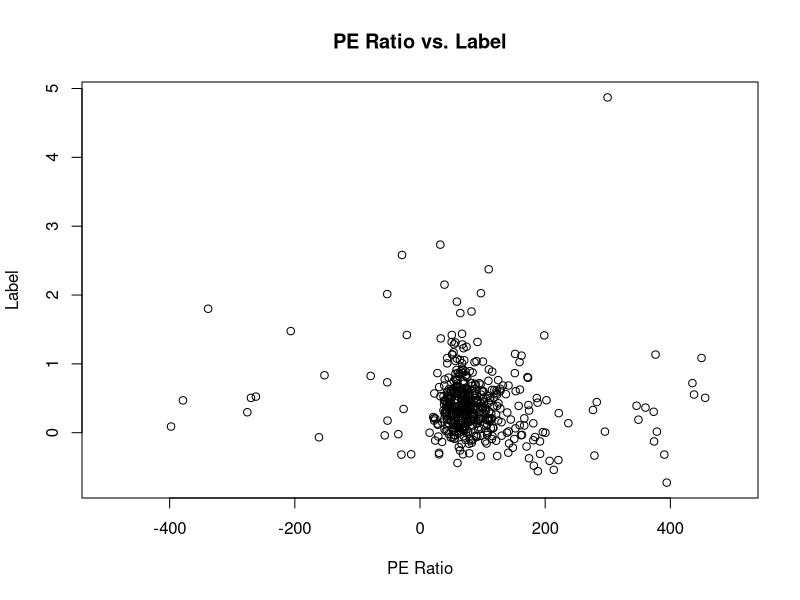
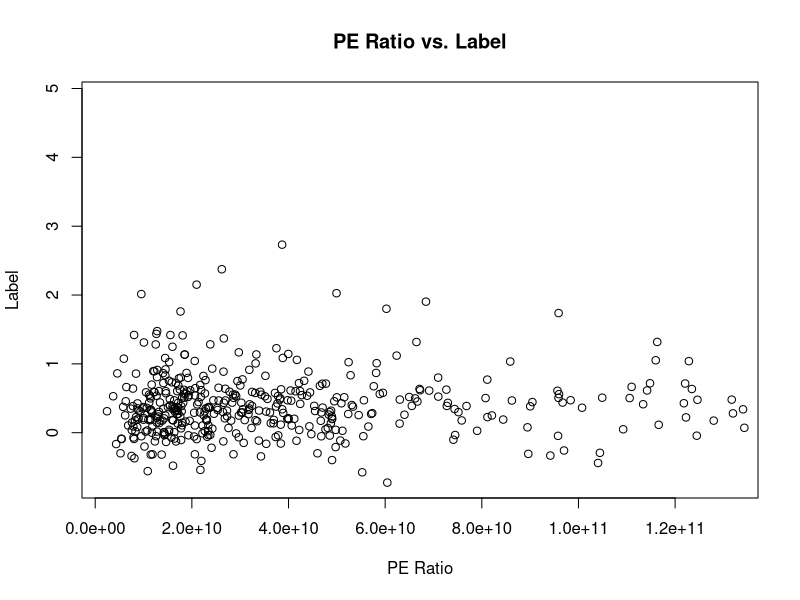
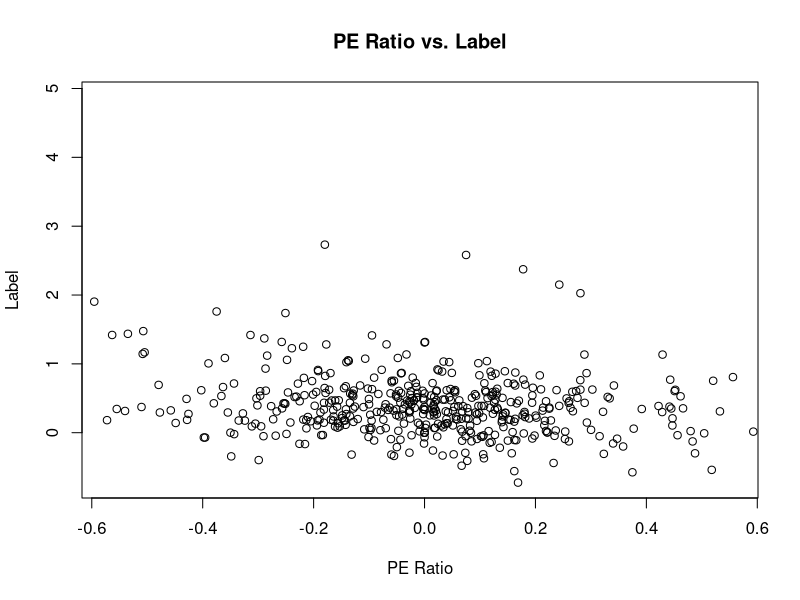

The R script that drew these images, in order:
# plot each feature against the label
data <- read.csv("labeled_data.csv")
pe_ratio <- data$pe_ratio
market_cap <- data$market_cap
past_pct_change <- data$past_pct_change

labels <- data$label

plot(pe_ratio, labels, main = "PE Ratio vs. Label", xlab = "PE Ratio", ylab = "Label", xlim = c(-500, 500))
# seems like there's not much of a correlation, so it would make sense the weight for this is very low

limits <- boxplot.stats(market_cap)$stats[c(1, 5)]
plot(market_cap, labels, main = "PE Ratio vs. Label", xlab = "PE Ratio", ylab = "Label", xlim = limits)
# No correlation here either

limits <- boxplot.stats(past_pct_change)$stats[c(1, 5)]
plot(past_pct_change, labels, main = "PE Ratio vs. Label", xlab = "PE Ratio", ylab = "Label", xlim = limits)
# No correlation here either
